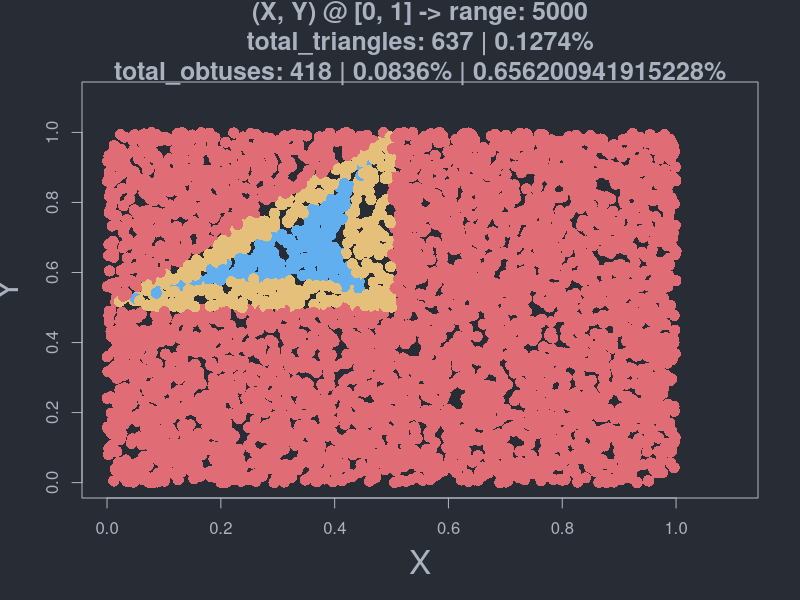
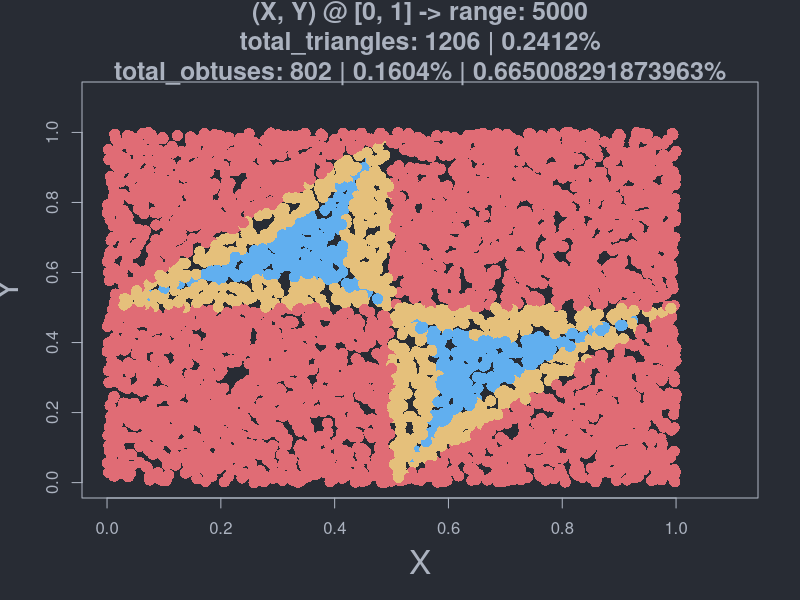

These figures' R source, in order:


get_min_max_2nd_min <- function(a, b, c) {
    # punem valorile intr-un array
    values <- c(a, b, c)
    # luam minim
    minimum <- min(values)
    # luam maxim
    maximum <- max(values)
    # alfam al doilea min
    # '! values %in% c(minimum)' inseamna toate valorile care nu sunt in vectorul c(minimum)
    # adica doar vectorul cu valoarea minima
    second_min <- min(values[! values %in% c(minimum)])
    # returnam un vector to toate valorile in ordine crescatoare
    # bune pentru formula de triunghi obtuz
    return (c(minimum, second_min, maximum))
}

is_obtuse_triangle <- function(a, b, c) {
    # formula este
    # min^2 + second_min^2 < max^2 -> if TRUE then obtuz else 'nu e obtuz'

    # luam valorile si le ridicam la patrat pentru formula
    values <- get_min_max_2nd_min(a, b, c) ^ 2
    # membrul stang al egalitatii
    min_sum <- values[1] + values[2]

    # daca suma minimelor < max^2
    if (min_sum < values[3]) {
        # obtuz
        return (TRUE)
    }
    # non-obtuz
    return (FALSE)
}


is_triangle <- function(a, b, c) {
    # daca toate laturile sunt mai mici decat 1 pe 2 (0.5)
    if (a <= 0.5 && b <= 0.5 && c <= 0.5) {
        # triunghi
        return (TRUE)
    }
    # non-triunghi
    return (FALSE)
}



is_triangle_method_1 <- function(a, b, c) {
    if (a + b > c && a + c > b && b + c > a) {
        return (TRUE)
    }
    return (FALSE)
}

is_triangle_method_2 <- function(a, b, c) {
    if (a <= 0.5 && b <= 0.5 && c <= 0.5) {
        return (TRUE)
    }
    return (FALSE)
}


generate_xy <- function(total = 5000) {
    # 5000 individual unique random values between [0, 1]
    x <- runif(total, 0, 1)
    # 5000 individual unique random values between [0, 1]
    y <- runif(total, 0, 1)
    # why dataframe?
    # its much easier to manage
    return (data.frame(x = x, y = y))
}



generate_dataframe <- function(
    dataframe,
    swap = FALSE
) {
    # avem nevoie de un dataframe cu toate valorile respective pe coloane
    # pentru a le avea pe toate intr-o singura colectie sa fie mai usor de operat
    pairs = list(list(dataframe$x), list(dataframe$y))
    # culori, rosu sau albastru
    colors = c()
    # valori bool pentru triunghi
    triangle = c()
    # valori bool pentru triunghi obtuz
    obtuse = c()
    # array urile cu lungimi
    aa <- c()
    bb <- c()
    cc <- c()
    for (iter in seq_len(length(dataframe$y))) {
        # print(iter)
        x <- pairs[[1]][[1]][iter]
        y <- pairs[[2]][[1]][iter]

        # le face swap pentru nu are sens
        # dpdv matematic si alfabetic sa fie X > Y
        # cand pe axa avem in ordine (0, X) (X, Y) (Y, 1)
        if (swap) {
            if (x > y) {
                z <- x
                x <- y
                y <- z
            }
        }

        # generam lungimile pentru un triunghi
        a <- x
        b <- abs(x - y)
        c <- abs(1 - y)

        # punem valorile in array uri
        aa <- append(aa, a)
        bb <- append(bb, b)
        cc <- append(cc, c)

        # check if the a, b, c lengths form a triangle
        if (is_triangle(a, b, c)) {
            triangle <- append(triangle, TRUE)

            # check if the a, b, c lengths form an obtuse triangle
            if (is_obtuse_triangle(a, b, c)) {
                obtuse <- append(obtuse, TRUE)
                # am pus cele obtuze cu galben sa fie mai usor
                # de vizualizat
                colors <- append(colors, "#E5C07B")
            } else {
                colors <- append(colors, "#61AFEF")
                obtuse <- append(obtuse, FALSE)
            }
        } else {
            # have to initialize with default values
            colors <- append(colors, "#E06C75")
            triangle <- append(triangle, FALSE)
            obtuse <- append(obtuse, FALSE)
        }
    }
    # punem toate coloanele in dataframe
    dataframe[,"a"] <- aa
    dataframe[,"b"] <- bb
    dataframe[,"c"] <- cc
    dataframe[,"color"] <- colors
    dataframe[,"triangle"] <- triangle
    dataframe[,"obtuse"] <- obtuse
    return (dataframe)
}


# functia pentru probabilitatea de triunghiuri
get_total_triangles_probability <- function(dataframe, total) {
    # numaram in dataframe care valori sunt true in vectorul de boolene
    total_triangles = length(which(dataframe$triangle==TRUE))
    # cazuri fav pe posibile
    return (total_triangles / total)
}


# probabilitatea pentru obtuze din toate puncturile
get_total_obtuses_probability_from_all_points <- function(dataframe, total) {
    # numaram in dataframe care valori sunt true in vectorul de boolene
    total_triangles = length(which(dataframe$obtuse==TRUE))
    # cazuri fav pe posibile
    # probabilitatea pentru triunghiuri obtuze din toate toate punctele
    return (total_triangles / total)
}

# functia pentru probabilitatea de triunghiuri obtuze
get_total_obtuses_probability_from_all_triangles <- function(dataframe, total) {
    # probabilitatea pentru triunghiuri obtuze din toate triunghiurile
    total_triangles = length(which(dataframe$triangle==TRUE))
    total_obtuses = length(which(dataframe$obtuse==TRUE))
    return (total_obtuses / total_triangles)
}

# functia care face media lungimilor a, b, c
get_mean_lengths <- function(dataframe) {
    # punctul 2

    # mediile pentru (a1, a2, ..., an)
    as_mean = paste("all a's mean: ", mean(dataframe$a), sep="")
    print(as_mean)
    # mediile pentru (b1, b2, ..., bn)
    bs_mean = paste("all b's mean: ", mean(dataframe$b), sep="")
    print(bs_mean)
    # mediile pentru (c1, c2, ..., cn)
    cs_mean = paste("all c's mean: ", mean(dataframe$c), sep="")
    print(cs_mean)

    # individual means for the first 5

    for (i in 1:5) {
        a = dataframe$a[i]
        b = dataframe$b[i]
        c = dataframe$c[i]
        cat(a, b, c, "\n")
        # mediile pentru (a, b, c) pe rand
        mean_a_b_c = mean(c(a, b, c))
        print(mean_a_b_c)
    }
}




submain <- function(total, triangle_func, filename, swap) {
    # generam valorile x si y
    xy <- generate_xy(total)
    # print(head(xy))

    # cream dataframe cu tot ce am obtinut
    dataframe <- generate_dataframe(
        xy,
        # am plotat si fara swap pentru a vedea differenta
        swap=swap)
    # print(head(dataframe))

    total_triangles <- length(which(dataframe$triangle==TRUE))
    # calcuam probabilitatea pentru formare triunghiuri
    triangle_prob <- get_total_triangles_probability(dataframe, total)

    total_obtuses <- length(which(dataframe$obtuse==TRUE))
    # punctul 4
    # calcuam probabilitatea pentru formare triunghiuri obtuze din toate punctele
    obtuses_prob_from_all_points <- get_total_obtuses_probability_from_all_points(dataframe, total)
    # calcuam probabilitatea pentru formare triunghiuri obtuze doar din triunghiuri
    obtuses_prob_from_triangles <- get_total_obtuses_probability_from_all_triangles(dataframe, total)

    # adaugam titlu pentru plot
    main_text <- paste(
        "(X, Y) @ [0, 1] -> range: ",
        total,
        "\n",
        "total_triangles: ",
        total_triangles,
        " | ",
        triangle_prob, "%",
        "\n",
        "total_obtuses: ",
        total_obtuses,
        " | ",
        obtuses_prob_from_all_points, "%",
        " | ",
        obtuses_prob_from_triangles, "%",
        sep="")

    # punctul 3.a
    size <- 600
    white <- "#ABB2BF"
    # cream un png cu plotul
    png(file = filename,
        width = size,
        height = size)
    par(bg = "#282C34", fg=white)

    # plotam rezultatele finale
    plot(
        x = dataframe$x,
        y = dataframe$y,
        xlab = "X",
        ylab = "Y",
        xlim = c(0,1.1),
        ylim = c(0,1.1),
        main = main_text,
        col.main = white,
        col.sub = white,       # Subtitle color
        col.lab = white,    # X and Y-axis labels color
        col.axis = white,   # Tick labels color
        col = dataframe$color,
        pch = 16,
        cex = 1.5,
        cex.main = 1.5,   # Title size
        cex.sub = 0.5,  # Subtitle size
        cex.lab = 2,   # X-axis and Y-axis labels size
        cex.axis = 1, # Axis labels size
        # family = "monaco"
    )
    dev.off()

    # means for a, b, c
    get_mean_lengths(dataframe)


    # punctul 3.b
    # triangle_prob_string = paste("probability for triangles: ", triangle_prob, "%", sep="")
    # print(triangle_prob_string)
    # obtuse_prob_string = paste("probability for obtuses from all points: ", obtuses_prob_from_all_points, "%", sep="")
    # print(obtuse_prob_string)
    # obtuse_prob_string = paste("probability for obtuses from all triangles: ", obtuses_prob_from_triangles, "%", sep="")
    # print(obtuse_prob_string)
    # print(length(which(dataframe$x==0.33)))
}

raport_workpace <- function() {
    # generam valorile x si y
    xy <- generate_xy(total)

    # cream dataframe cu tot ce am obtinut
    dataframe <- generate_dataframe(
        xy,
        # am plotat si fara swap pentru a vedea differenta
        swap=swap)

    total_triangles <- length(which(dataframe$triangle==TRUE))
    # calcuam probabilitatea pentru formare triunghiuri
    triangle_prob <- get_total_triangles_probability(dataframe, total)

    total_obtuses <- length(which(dataframe$obtuse==TRUE))
    # punctul 4
    # calcuam probabilitatea pentru formare triunghiuri obtuze din toate punctele
    obtuses_prob_from_all_points <- get_total_obtuses_probability_from_all_points(dataframe, total)
    # calcuam probabilitatea pentru formare triunghiuri obtuze doar din triunghiuri
    obtuses_prob_from_triangles <- get_total_obtuses_probability_from_all_triangles(dataframe, total)

    # adaugam titlu pentru plot
    main_text <- paste(
        "(X, Y) @ [0, 1] -> range: ",
        total,
        "\n",
        "total_triangles: ",
        total_triangles,
        " | ",
        triangle_prob, "%",
        "\n",
        "total_obtuses: ",
        total_obtuses,
        " | ",
        obtuses_prob_from_all_points, "%",
        " | ",
        obtuses_prob_from_triangles, "%",
        sep="")

    # punctul 3.a
    size <- 600
    white <- "#ABB2BF"
    # setam culoare de background si foreground pentru plot
    par(bg = "#282C34", fg=white)

    # plotam rezultatele finale
    plot(
        x = dataframe$x,
        y = dataframe$y,
        xlab = "X",
        ylab = "Y",
        xlim = c(0,1.1),
        ylim = c(0,1.1),
        main = main_text,
        col.main = white,
        col.sub = white,       # Subtitle color
        col.lab = white,    # X and Y-axis labels color
        col.axis = white,   # Tick labels color
        col = dataframe$color,
        pch = 16,
        cex = 1.5,
        cex.main = 1.5,   # Title size
        cex.sub = 0.5,  # Subtitle size
        cex.lab = 2,   # X-axis and Y-axis labels size
        cex.axis = 1, # Axis labels size
        # family = "monaco"
    )

    # means for a, b, c
    get_mean_lengths(dataframe)
}

main <- function(total = 5000) {
    # plotam fara swap
    filename_no_swap = paste("plot-no-swap-", total, ".png", sep="")
    # plotam cu swap
    # sa se vada diferenta
    filename_swap = paste("plot-swap-", total, ".png", sep="")
    submain(total, is_triangle_method_1, filename_no_swap, swap = FALSE)
    submain(total, is_triangle_method_1, filename_swap, swap = TRUE)
}



# rulam pentru 5000
main()
